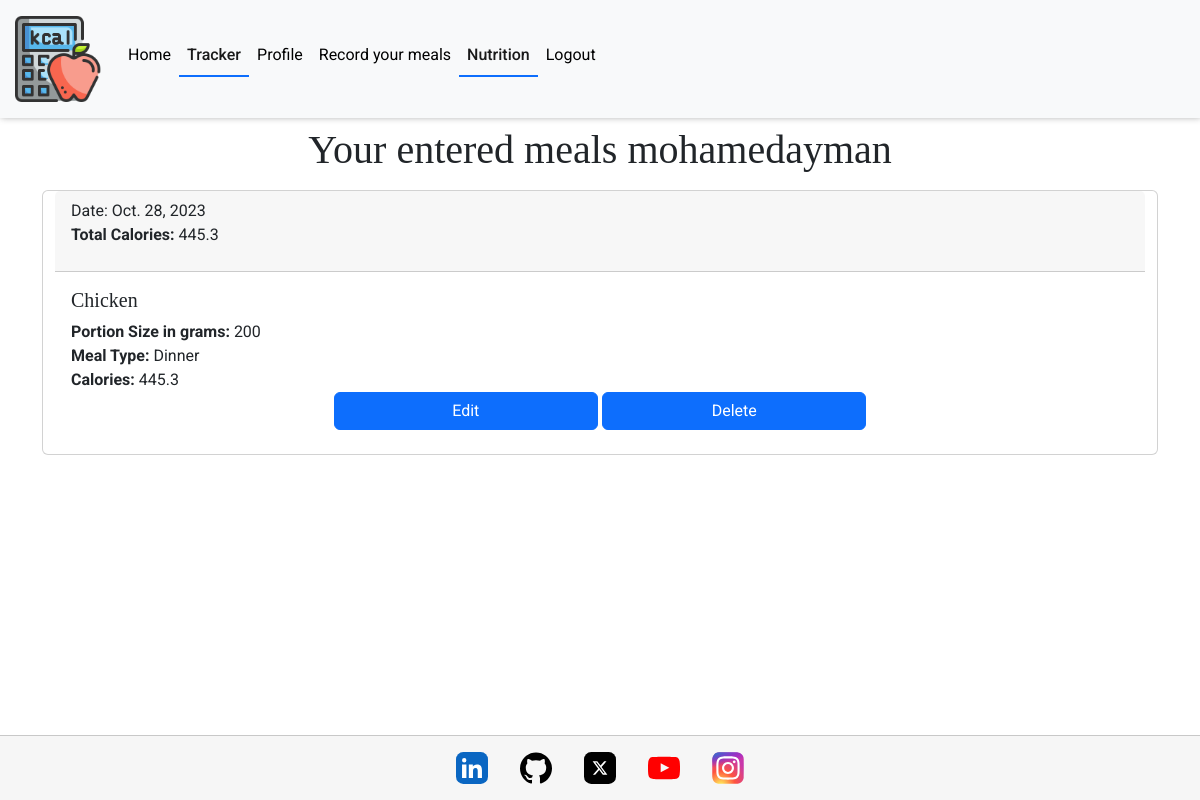
Before: /tracker/trackers/ (signed in) with the older database file.
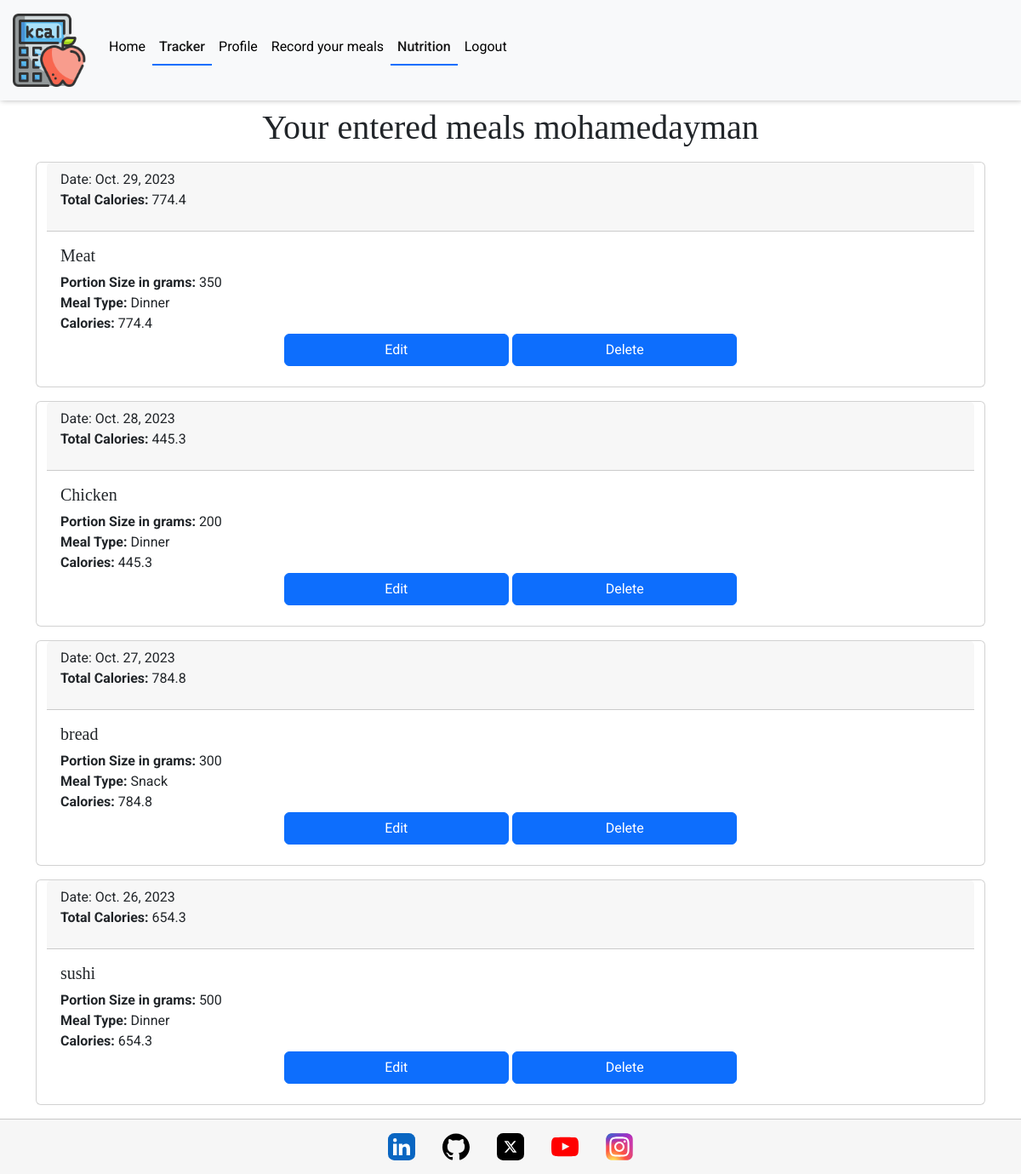
After: the same page with the newer database file.
### tracker/models.py (models this page shows, shortened)
class Tracker(models.Model):
    MEAL_CHOICES = (
        ("Breakfast", "Breakfast"),
        ("Lunch", "Lunch"),
        ("Dinner", "Dinner"),
        ("Snack", "Snack"),
    )
    user = models.ForeignKey(Profile, on_delete=models.CASCADE, related_name="trackers")
    title = models.CharField(max_length=300, null=False, blank=False)
    date = models.DateField(null=False, blank=False)
    portion_size = models.CharField(max_length=200, blank=False, null=False)
    meal_type = models.CharField(choices=MEAL_CHOICES, max_length=10, default="Snack")
    calories = models.FloatField(null=False, default="0")
    image = ResizedImageField(
        size=(400, None),
        quality=75,
        upload_to="tracker/",
        force_format="WEBP",
        blank=True,
        null=False,
    )
    image_alt = models.CharField(max_length=100, null=True, blank=True)
    class Meta:
        ordering = ["-date"]

### tracker/views.py (the view)
# urls.py: path("trackers/", Trackers.as_view(), name="trackers"),
class Trackers(ListView):
    template_name = "tracker/trackers.html"
    model = Tracker
    context_object_name = "trackers"
    def get_context_data(self, **kwargs):
        context = super().get_context_data(**kwargs)
        grouped_by_date = {}
        for date, group in groupby(
            self.object_list.order_by("-date"), lambda x: x.date
        ):
            grouped_entries = list(group)
            total_calories = sum(entry.calories or 0 for entry in grouped_entries)
            grouped_by_date[date] = {
                "entries": grouped_entries,
                "total_calories": total_calories,
            }
        context["trackers_grouped"] = grouped_by_date
        return context
    def get_queryset(self):
        return Tracker.objects.filter(user=self.request.user.profile)

### tracker/templates/tracker/trackers.html (shortened to what this page needs)
{% extends "base.html" %}
{% block content %}
<div class="container justify-content-center d-flex flex-row flex-wrap justify-content-center">
    <h1 class="text-center p-2">
        Your entered meals {{ request.user.username }}
    </h1>
    {% for date, data in trackers_grouped.items %}
    <div class="card mb-3 container justify-content-center">
        <div class="card-header">
            Date: {{ date }}
            <p><strong>Total Calories:</strong> {{ data.total_calories }}</p>
        </div>
        <div class="card-body">
            {% for tracker in data.entries %}
            <div class="row g-0 mb-2">
                <div class="col-md-8">
                    <h5 class="card-title">{{ tracker.title }}</h5>
                    <p class="card-text">
                        <strong>Portion Size in grams:</strong> {{ tracker.portion_size }}<br>
                        <strong>Meal Type:</strong> {{ tracker.meal_type }} <br>
                        <strong>Calories:</strong> {{tracker.calories}}
                    </p>
                </div>
                <div class="text-center">
                    <a href="{% url 'edit_tracker' tracker.id %}" class="btn btn-primary w-25">Edit</a>
                    <a href="{% url 'delete_tracker' tracker.id %}" class="btn btn-primary w-25">Delete</a>
                </div>
            </div>
            {% endfor %}
        </div>
    </div>
    {% endfor %}
</div>
{% endblock %}

### templates/base.html (shortened to what this page needs)
{% load static %}
<!DOCTYPE html>
<html lang="en">
<head>
    {% block extra_css %}
    <link rel="stylesheet" href="https://cdnjs.cloudflare.com/ajax/libs/bootstrap/5.2.3/css/bootstrap.min.css" />
    <link rel="stylesheet" href="{% static '/css/base.css' %}">
    {% endblock %}
</head>
<body>
    {% include 'includes/header.html' %}
    <main>
        {% block content %}
        {% endblock %}
    </main>
    {% include 'includes/footer.html' %}
</body>
</html>

### templates/includes/header.html (shortened to what this page needs)
{% load static %}
<header>
  {% with request.resolver_match.url_name as url_name %}
    <nav class="navbar navbar-expand-lg bg-light">
        <div class="container-fluid">
          <a class="navbar-brand" href="#"><img src="{% static 'images/calories-calculator.png' %}" alt="Calorie Tracker Logo" class="logo"></a>
          <div class="collapse navbar-collapse" id="navbarSupportedContent">
            <ul class="navbar-nav me-auto mb-2 mb-lg-0">
              <li class="nav-item me-auto mb-2">
                <a class="nav-link {% if url_name == 'home' %}active{% endif %}" aria-current="page" href="{% url 'home' %}">Home</a>
              </li>
              {% if request.user.is_authenticated %}
              <li class="nav-item">
                <a class="nav-link {% if url_name == 'trackers' %}active{% endif %}" href="{% url 'trackers' %}">Tracker</a>
              </li>
              <li class="nav-item">
                <a class="nav-link {% if url_name == 'profile' %}active{% endif %}" href="{% url 'profile' request.user.id %}">Profile</a>
              </li>
              <li class="nav-item">
                <a class="nav-link {% if url_name == 'add_tracker' %}active{% endif %}" href="{% url 'add_tracker' %}">Record your meals</a>
              </li>
              <li class="nav-item">
                <a class="nav-link {% if url_name == 'trackers' %}active{% endif %}" href="{% url 'nutrition' %}">Nutrition</a>
              </li>
              <li class="nav-item">
                <a class="nav-link {% if url_name == 'accounts_logout' %}active{% endif %}" href="/accounts/logout/">Logout</a>
              </li>
              {% endif %}
            </ul>
          </div>
        </div>
      </nav>
  {% endwith %}
</header>

### templates/includes/footer.html
{% load static %}
<footer>
    <a href="https://www.linkedin.com/in/mohamed-ayman-b29b5b66/" target="_blank" rel="noopener" aria-label="Linked - Opens in a new tab">
        <img src="{% static '/icons/linkedin-app-icon.svg' %}" alt="LinkedIn Icon" class="social-icon">
    </a>
    <a href="https://github.com/moabdelbasset" target="_blank" rel="noopener" aria-label="Linked - Opens in a new tab">
        <img src="{% static '/icons/github-icon.svg' %}" alt="Github Icon" class="social-icon">
    </a>
    <a href="https://twitter.com/" target="_blank" rel="noopener" aria-label="Linked - Opens in a new tab">
        <img src="{% static '/icons/x-social-media-logo-icon.svg' %}" alt="X Icon" class="social-icon">
    </a>
    <a href="https://www.youtube.com/" target="_blank" rel="noopener" aria-label="Linked - Opens in a new tab">
        <img src="{% static '/icons/youtube-color-icon.svg' %}" alt="Youtube Icon" class="social-icon">
    </a>
    <a href="https://www.instagram.com/" target="_blank" rel="noopener" aria-label="Linked - Opens in a new tab">
        <img src="{% static '/icons/ig-instagram-icon.svg' %}" alt="Instagram Icon" class="social-icon">
    </a>
</footer>

### static/css/base.css (style rules this page uses)
:root { --title: 'EB Garamond', serif; --main-font: 'Roboto', serif; --background: #3f006a0f; --blue: #0d6efd; --black: #000; --off-white: #f6f6f6; --white: #fff; --orange: #ffbf50; --smal-box-shadow: 1px -1px 7px 0 #00000061; --border: 1px solid #00000030; }
html, body { height: 100%; }
body { display: flex; flex-direction: column; font-family: var(--main-font); }
h1, h2, h3, h4, h5, h6 { font-family: var(--title); }
main { flex: 1 0 auto; background-color: var(--white); }
footer { flex-shrink: 0; background-color: var(--off-white); display: flex; flex-direction: row; justify-content: center; align-items: center; border-top: var(--border); }
.social-icon { height: 2rem; margin: 1rem; }
.navbar { background-color: var(--off-white); box-shadow: var(--smal-box-shadow); }
a.nav-link { color: var(--black); }
img.logo { width: 5.75rem; }
.active { border-bottom: 2px solid var(--blue); font-weight: 500; }

Changed rows visible on the page:
added Tracker: trackers_grouped "Oct. 29, 2023", title "Meat", portion_size "350", meal_type "Dinner", calories "774.4"
added Tracker: trackers_grouped "Oct. 27, 2023", title "bread", portion_size "300", meal_type "Snack", calories "784.8"
added Tracker: trackers_grouped "Oct. 26, 2023", title "sushi", portion_size "500", meal_type "Dinner", calories "654.3"
Other visible differences:
new list line: "Date: Total Calories: 774.4"
new list line: "Date: Total Calories: 784.8"
new list line: "Date: Total Calories: 654.3"
